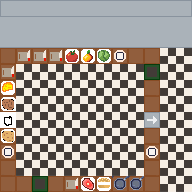

The image is a tile-based game level rendered from a .tmx file. Its description and complete source (layers, tilesets, objects, tile grids) follow:
An orthogonal 12x12 tile map with 16x16 px tiles, 1 tile layer (Tile Layer 1).

<map version="1.9" tiledversion="1.9.2" orientation="orthogonal" renderorder="right-down" width="12" height="12" tilewidth="16" tileheight="16" infinite="0" nextlayerid="2" nextobjectid="1">
 <tileset firstgid="1" source="KitchenV2.tsx" />
 <layer id="1" name="Tile Layer 1" width="12" height="12">
  <data encoding="csv">
19,18,18,18,18,18,18,18,18,18,18,20,
18,18,18,18,18,18,18,18,18,18,18,18,
21,21,21,21,21,21,21,21,21,21,21,21,
1,2,2,2,4,5,6,13,1,1,10,10,
2,10,10,10,10,10,10,10,10,14,10,10,
24,10,10,10,10,10,10,10,10,1,10,10,
23,10,10,10,10,10,10,10,10,1,10,10,
12,10,10,10,10,10,10,10,10,15,10,10,
22,10,10,10,10,10,10,10,10,1,10,10,
13,10,10,10,10,10,10,10,10,13,10,10,
1,10,10,10,10,10,10,10,10,1,10,10,
1,1,14,1,2,7,8,9,9,1,10,10
</data>
 </layer>
</map>